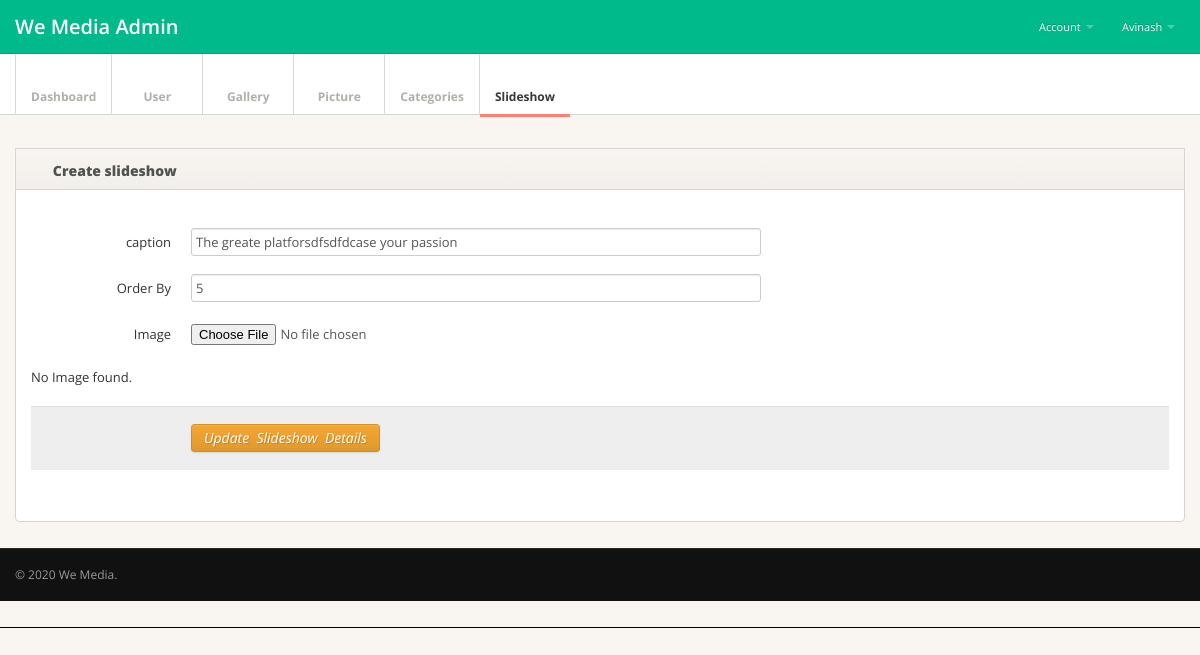
The app's page /Super_Admin/slideshow.php?edit=9 (signed in) with its own data.
### tables this page shows
CREATE TABLE `tbl_slideshow` (
  `id` int(5) NOT NULL,
  `image` varchar(100) NOT NULL,
  `caption` varchar(255) NOT NULL,
  `orderby` int(3) NOT NULL,
  `c_date` date NOT NULL,
  `date` timestamp NOT NULL DEFAULT CURRENT_TIMESTAMP ON UPDATE CURRENT_TIMESTAMP,
  `status` tinyint(1) NOT NULL DEFAULT '1'
);

### Super_Admin/engine/engine.php (called while the page is built, shortened)
<?php
if(isset($_GET['edit'])){
    $id1=$_GET['edit'];
    if($type=="user"){
	$sql="SELECT * FROM tbl_module_$type WHERE id='$id1'";
    }else{
        $sql="SELECT * FROM tbl_$type WHERE id='$id1'";
    }
    $query=mysqli_query($con,$sql);
  $editData=mysqli_fetch_assoc($query);
  }
?>

### Super_Admin/Manager/slideshow/form.php (the view, shortened to what this page needs)
							<div class="tab-pane active" id="formcontrols">
								<form id="edit-profile" class="form-horizontal" action="<?php echo $_SERVER['PHP_SELF'];?>" method="post" enctype="multipart/form-data">
									<fieldset>
													 <div class="control-group">
											<label class="control-label" for="caption">caption</label>
											<div class="controls">
												<input type="text" class="span6" id="caption" name="caption" value="<?php echo isset($editData)?$editData['caption']:"";?>">
											</div>
										</div>
										<div class="control-group">
											<label class="control-label" for="orderby">Order By</label>
											<div class="controls">
												<input type="text" class="span6" id="orderby" name="orderby" value="<?php echo isset($editData)?$editData['orderby']:"";?>">
											</div>
										</div>
										<div class="control-group">
											<label class="control-label" for="image"> Image</label>
											<div class="controls">
												<input type="file" class="span6" id="image" name="image">
											</div>
										</div>
										<?php
        if(isset($editData)){
			if(file_exists($imgPath.$editData['image']) && !empty($editData['image'])){
				?>
				<img src="<?php echo $imgPath.$editData['image']; ?>" width="100"/>
				<?php
				}else echo "No Image found.";
				?>
                <?php
			}
		?>
										 <br />
										<div class="form-actions">
										<?php
    if(isset($editData)){
	?>
	<button type="submit" class="btn btn-warning" name="u_<?php echo $type;?>"><i class="fa fa-plus-square"> Update &nbsp;<?php echo ucfirst($type);?> &nbsp;Details</i></button>
      <?php
	}else{
	  ?>
<button type="submit" class="btn btn-success" name="c_<?php echo $type;?>"> Create <?php echo ucfirst($type);?></button>
<?php
	}
	  ?>
											</div>
									</fieldset>
								</form>
								</div>

### Super_Admin/css/style.css (style rules this page uses)
body { background: #f9f6f1; font: 13px/1.7em 'Open Sans'; }
input, button, select, textarea { font-family: 'Open Sans'; }

### records on screen
tbl_slideshow: caption "The greate platforsdfsdfdcase your passion", orderby "5"

### other values on screen
$_SESSION['newAccount-AdminLogin'] "Avinash"
$type "slideshow"
$type "Slideshow"
